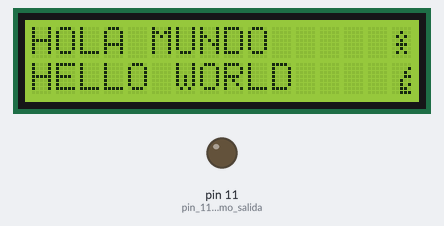
The sketch below on a simulated Arduino Uno, built with avr-gcc and run on an emulated ATmega328P. Shown: 16×2 character LCD, output pins drawn as LEDs (lit = HIGH). Wiring (inferred from the names in the program): character LCD (HD44780): RS pin 3; E pin 2; data pin 7, pin 8, pin 9, pin 10. Pins used as bus, display or sensor lines are not drawn.

Above: at 1.2 s.
At 2.0 s:
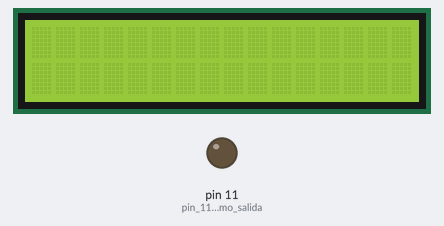

The sketch:

LCD_TUTORIAL.ino
```cpp
//     * *               -------------------------------------------------------
//    *   *              ***************** PROGRAMA LCD1602A  ******************        * * * *
// - * - - * - - * -     ***** PROGRAMADO POR: VICTOR MANUEL MONROY RODRIGUEZ **       *       *
//          *   *        *************** 11281218 840020588 6063 ***************       *       *
//           * *         -------------------------------------------------------   * * *       * * *
//                       ------------------ ELECTRONICA VMMR  -------------------
// 26/02/2025


///DEFINE SECCION

#define EN 2   // Numero de pin donde se conecta enable de lcd.
#define RS 3   // Numero de pin donde se conecta RS en la lcd.

#define D4 7   // Numero de pin donde se conecta D4 en la lcd.
#define D5 8   // Numero de pin donde se conecta D5 en la lcd.
#define D6 9   // Numero de pin donde se conecta D6 en la lcd.
#define D7 10  // Numero de pin donde se conecta D7 en la lcd.

#define TRS 1  //valor del retardo para activar el pin RS.
#define TEN 2  //valor del retardo para activar el pin EN (enable).


//CONFIGURACION DE BITS y PRE inicio de programa.
void setup() {

  //  configuracion de entradas y salidas.

  pinMode(2, OUTPUT);     //pin 2 como salida.
  pinMode(3, OUTPUT);     //pin 3 como salida.
  pinMode(5, INPUT);      //pin 5 como entrada.
  pinMode(7, OUTPUT);     //pin 7 como salida.
  pinMode(8, OUTPUT);     //pin 8 como salida.
  pinMode(9, OUTPUT);     //pin 9 como salida.
  pinMode(10, OUTPUT);    //pin 10 como salida.
  pinMode(11, OUTPUT);    //pin 11 como salida.


  digitalWrite(RS, LOW);  // RS=0
  digitalWrite(EN, LOW);  // EN=0
  digitalWrite(D4, LOW);  // D4=0
  digitalWrite(D5, LOW);  // D5=0
  digitalWrite(D6, LOW);  // D6=0
  digitalWrite(D7, LOW);  // D7=0

  delay(50);
  lcdini();              // Configuracion de la lcd.
  delay(50);


  CHARGEN(0,4,10,4,14,4,10,0,72);      // Generador de caracter.
  CHARGEN(0,1,2,3,4,5,6,7,80);         // Generador de caracter.


}

//PROGRAMA PRINCIPAL
void loop() {


  MENSAJE("HOLA MUNDO      ",1);      // Mensaje a mostrar en la lcd en la linea 1.(usar completamente las 16 posiciones de la lcd)
  MENSAJE("HELLO WORLD     ",2);      // Mensaje a mostrar en la lcd en la linea 2.(usar completamente las 16 posiciones de la lcd)


  CARACTER(1,1,15);              // Escritura de un solo caracter en la lcd.
  CARACTER(2,2,15);              // Escritura de un solo caracter en la lcd.

  delay(750);

  BORRALCD();                    //borra la lcd.

  delay(500);

}

//     * *               -------------------------------------------------------
//    *   *              ***************** PROGRAMA LCD1602A  ******************        * * * *
// - * - - * - - * -     ***** PROGRAMADO POR: VICTOR MANUEL MONROY RODRIGUEZ **       *       *
//          *   *        *************** 11281218 840020588 6063 ***************       *       *
//           * *         -------------------------------------------------------   * * *       * * *
//                       ------------------ ELECTRONICA VMMR  -------------------
```

LCDLL.ino
```cpp
//     * *               -------------------------------------------------------
//    *   *              ***************** PROGRAMA LCD1602A  ******************        * * * *
// - * - - * - - * -     ***** PROGRAMADO POR: VICTOR MANUEL MONROY RODRIGUEZ **       *       *
//          *   *        *************** 11281218 840020588 6063 ***************       *       *
//           * *         -------------------------------------------------------   * * *       * * *
//                       ------------------ ELECTRONICA VMMR  -------------------
//  26/02/2025


// Funcion para borrar lcd.
void BORRALCD(){
                  CONV(1,2);
                  CONV(2,2);
                  CONV(16,2);
                  }

///Generador de caracteres
void CHARGEN(int a,int b,int c,int d,int e,int f,int g,int h,int px)
{

     CONV(px,2);
     CONV(a,1);
     CONV(b,1);
     CONV(c,1);
     CONV(d,1);
     CONV(e,1);
     CONV(f,1);
     CONV(g,1);
     CONV(h,1);

}

//// Funcion de escritura de mensajes en LCD
void MENSAJE(char x[16],int u){

          int h;
          CONV(8,2); // display OFF

if(u==1){ CONV(128,2); }
if(u==2){ CONV(192,2); }

          for(h=0;h<16;h++){CONV(int(x[h]),1);}


          CONV(12,2); // display ON


}
//// Funcion de escritura de un solo caracter en la lcd
void CARACTER(char x,int u,int px){

          int h=int(x);
          CONV(8,2); // display OFF

if(u==1){ CONV(128+px,2); }
if(u==2){ CONV(192+px,2); }

          CONV(h,1);


          CONV(12,2); // display ON


}

//// Conversion de decimal a hexadecimal y escritura en lcd.
void CONV(int c,int u){

   bool z=false;
   int x=0,y=0;

   while(z==false){

    if(c==0){z=true;}
    if(c>0){
           if(c<16){y=c;z=true;}
           else{c=c-16;x++;}
           }
    }

      DATOS(x,u);
      DATOS(y,u);

  }

/// Conversion de Valores Hexadecimales a binarios y escritura en lcd.
void DATOS(int W,int q){

switch(W)
{
   case 0:
   if(q==1){lcd_write(false,false,false,false);}
   if(q==2){lcd_func(false,false,false,false);}
   break;
   case 1:
   if(q==1){lcd_write(false,false,false,true);}
   if(q==2){lcd_func(false,false,false,true);}
   break;
   case 2:
   if(q==1){lcd_write(false,false,true,false);}
   if(q==2){lcd_func(false,false,true,false);}
   break;
   case 3:
   if(q==1){lcd_write(false,false,true,true);}
   if(q==2){lcd_func(false,false,true,true);}
   break;
   case 4:
   if(q==1){lcd_write(false,true,false,false);}
   if(q==2){lcd_func(false,true,false,false);}
   break;
   case 5:
   if(q==1){lcd_write(false,true,false,true);}
   if(q==2){lcd_func(false,true,false,true);}
   break;
   case 6:
   if(q==1){lcd_write(false,true,true,false);}
   if(q==2){lcd_func(false,true,true,false);}
   break;
   case 7:
   if(q==1){lcd_write(false,true,true,true);}
   if(q==2){lcd_func(false,true,true,true);}
   break;
   case 8:
   if(q==1){lcd_write(true,false,false,false);}
   if(q==2){lcd_func(true,false,false,false);}
   break;
   case 9:
   if(q==1){lcd_write(true,false,false,true);}
   if(q==2){lcd_func(true,false,false,true);}
   break;
   case 10:
   if(q==1){lcd_write(true,false,true,false);}
   if(q==2){lcd_func(true,false,true,false);}
   break;
   case 11:
   if(q==1){lcd_write(true,false,true,true);}
   if(q==2){lcd_func(true,false,true,true);}
   break;
   case 12:
   if(q==1){lcd_write(true,true,false,false);}
   if(q==2){lcd_func(true,true,false,false);}
   break;
   case 13:
   if(q==1){lcd_write(true,true,false,true);}
   if(q==2){lcd_func(true,true,false,true);}
   break;
   case 14:
   if(q==1){lcd_write(true,true,true,false);}
   if(q==2){lcd_func(true,true,true,false);}
   break;
   case 15:
   if(q==1){lcd_write(true,true,true,true);}
   if(q==2){lcd_func(true,true,true,true);}
   break;
   default:
   break;

}


}

// Funcion escritura de valores en LCD
void lcd_write(bool h,bool g,bool f,bool e) {


  digitalWrite(RS, HIGH);
  delay(TRS);
  digitalWrite(EN, HIGH);
  delay(TEN);

  state(D7,h);
  state(D6,g);
  state(D5,f);
  state(D4,e);

  delay(TEN);
  digitalWrite(EN,LOW);
  delay(TRS);
  digitalWrite(RS,LOW);
  delay(TEN);

}

// LCD funciones
void lcd_func(bool h,bool g,bool f,bool e) {

  digitalWrite(RS, LOW);
  delay(TRS);
  digitalWrite(EN, HIGH);
  delay(TEN);

  state(D7,h);
  state(D6,g);
  state(D5,f);
  state(D4,e);

  delay(TEN);
  digitalWrite(EN, LOW);
  delay(TEN);
}
/// Funcion para configuracion de la LCD.
void lcdini(){


  lcd_func(false,false,true,true);
  lcd_func(true,false,false,false);  //0x38

  // 4bit mode
  lcd_func(false,false,true,false);

  //home
  lcd_func(false,false,false,false);
  lcd_func(false,false,true,false);

   //function set
  lcd_func(false,false,true,false);
  lcd_func(true,false,false,false);

   //display On-Off control
   lcd_func(false,false,false,false);
   lcd_func(true,true,false,false);

   //clear display
  lcd_func(false,false,false,false);
  lcd_func(false,false,false,true);

}

/// Funcion de escritura digital para pines de arduino.
void state(int d,bool g){

if(g==true){digitalWrite(d,HIGH);}
else{digitalWrite(d,LOW);}

}

//     * *               -------------------------------------------------------
//    *   *              ***************** PROGRAMA LCD1602A  ******************        * * * *
// - * - - * - - * -     ***** PROGRAMADO POR: VICTOR MANUEL MONROY RODRIGUEZ **       *       *
//          *   *        *************** 11281218 840020588 6063 ***************       *       *
//           * *         -------------------------------------------------------   * * *       * * *
//                       ------------------ ELECTRONICA VMMR  -------------------   
```

Measured:
- by itself, everything shown: repeats every 2.0 s, in 5 steps
- what the display in image 0 shows lasts 0.7 s, from 1.2 s to 1.9 s
